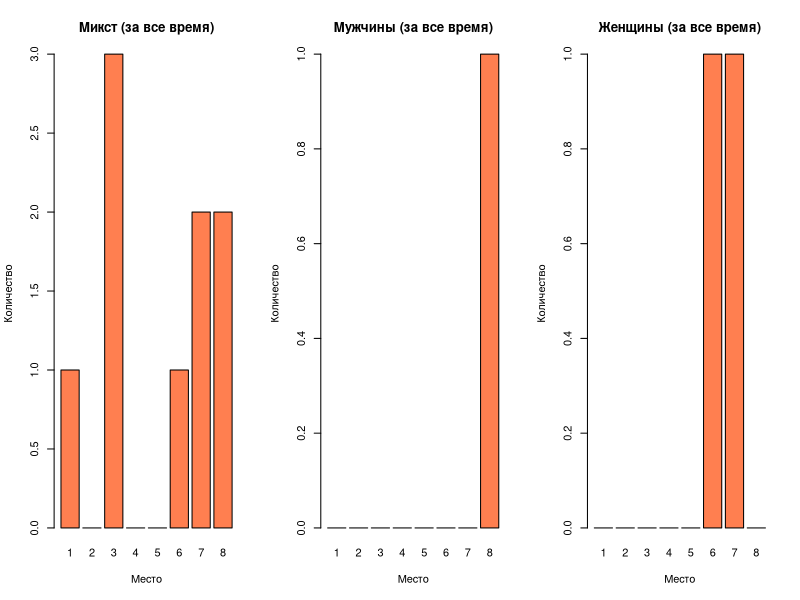
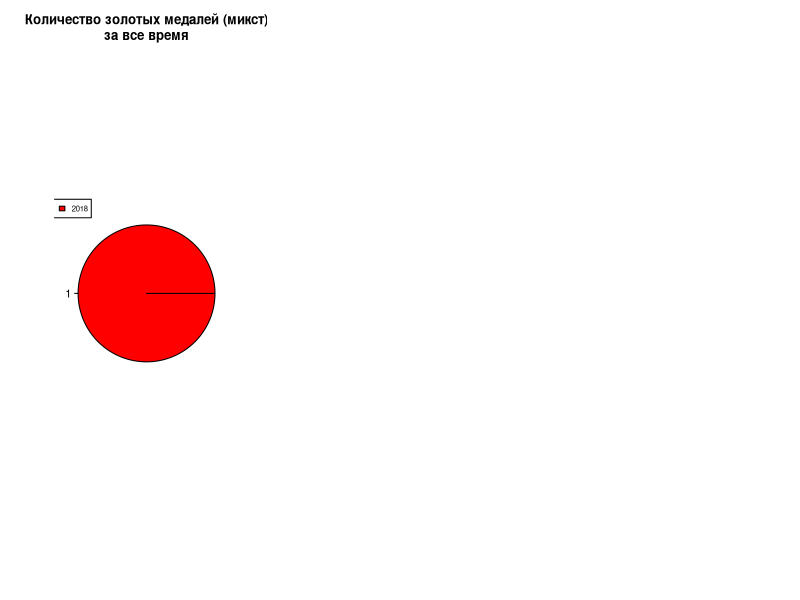
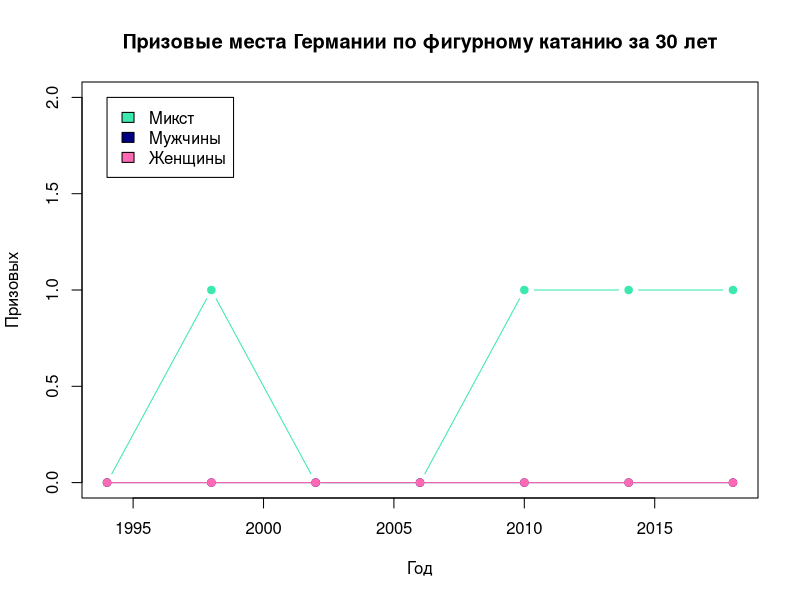
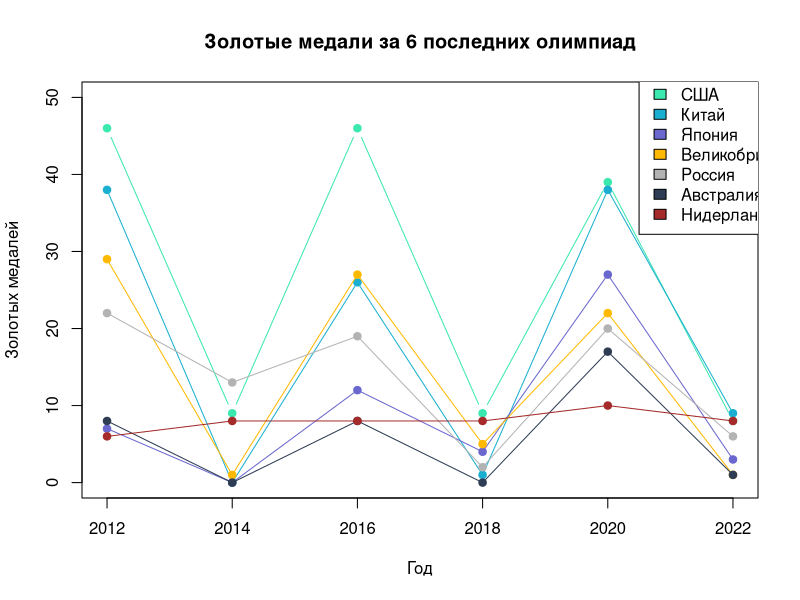
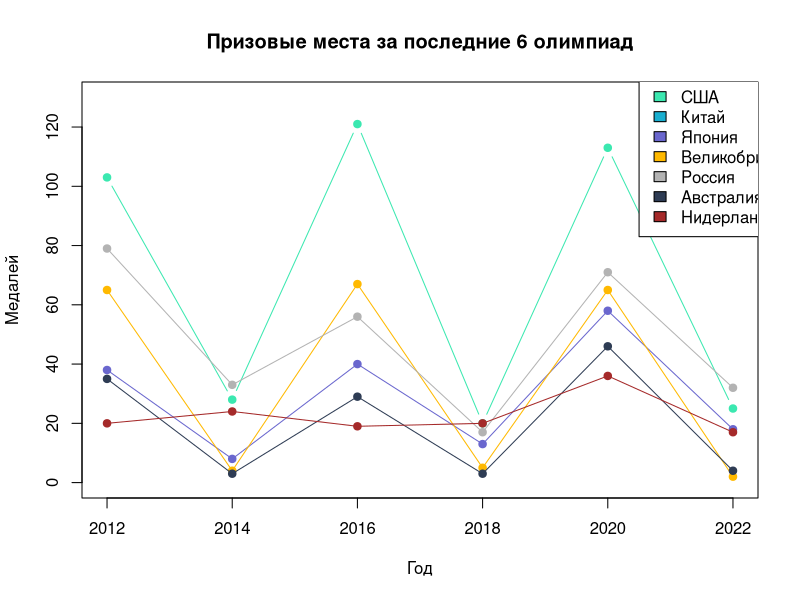
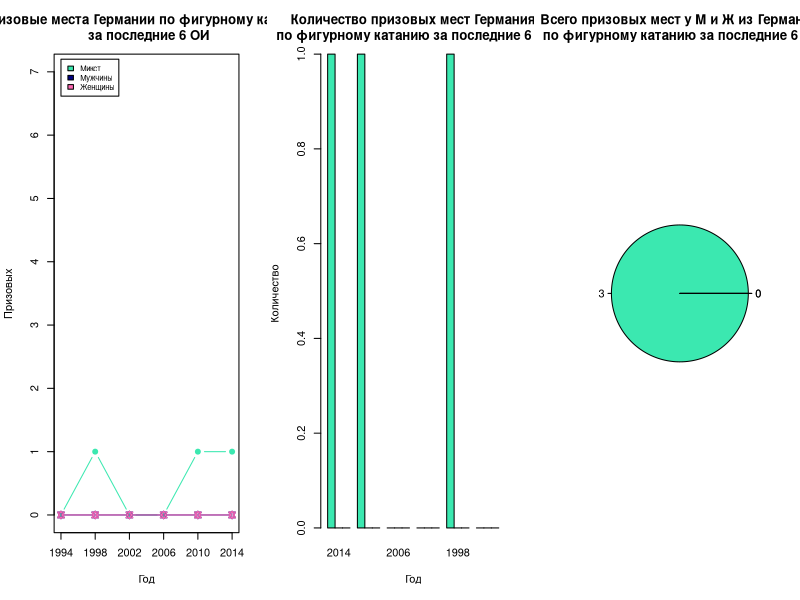

Generate these figures, in order, with R:

mix <-read.csv("mix.csv", fileEncoding = "Windows-1251", header = TRUE, sep = ";", check.names = F)
men <- read.csv("men.csv", fileEncoding = "Windows-1251", header = TRUE, sep = ";", check.names = F)
women<-read.csv("women.csv", fileEncoding = "Windows-1251", header = TRUE, sep = ";", check.names = F)

#посчитаем сумму всех медалей
stat_mix <- sapply(mix[,-1], sum)
stat_men <- sapply(men[,-1], sum)
stat_women <- sapply(women[,-1], sum)

par(mfrow=c(1,3))
barplot(stat_mix, names=c(1:8), col="coral", xlab="Место", ylab="Количество", main="Микст (за все время)")
barplot(stat_men, names=c(1:8), col="coral", xlab="Место", ylab="Количество", main="Мужчины (за все время)")
barplot(stat_women, names=c(1:8), col="coral", xlab="Место", ylab="Количество", main="Женщины (за все время)")

#сделаем фреймы только 1 мест
first_mix <- mix[,c(1:2)][mix$`1` > 0, ]
first_men <- men[,c(1:2)][men$`1` > 0, ]
first_women <- women[,c(1:2)][women$`1` > 0, ]

pie(first_mix$`1`, labels=first_mix$`1`, col=rainbow(length(first_mix$`1`)), main = "Количество золотых медалей (микст)\nза все время")
legend(-1.1, 1.1, first_mix$`year`, cex = 0.7, fill=rainbow(length(first_mix$`year`)))

#pie(first_men$`1`, labels=first_men$`1`, col=rainbow(length(first_men$`1`)), main = "Количество золотых медалей (мужчины)\nза все время")
#legend(-1.1, 1.1, first_men$`year`, cex = 0.7, fill=rainbow(length(first_men$`year`)))

#pie(first_women$`1`, labels=first_women$`1`, col=rainbow(length(first_women$`1`)), main = "Количество золотых медалей (мужчины)\nза все время")
#legend(-1.1, 1.1, first_women$`year`, cex = 0.7, fill=rainbow(length(first_women$`year`)))

#выделим призовые места
prize_mix <- data.frame(Год=mix$year, Призовых=rowSums(mix[, 2:4]))
prize_men <- data.frame(Год=men$year, Призовых=rowSums(men[, 2:4]))
prize_women <- data.frame(Год=women$year, Призовых=rowSums(women[, 2:4]))

par(mfrow=c(1,1))
plot(prize_mix, type="b", pch=19, col="#3be8b0", xaxt="n", ylim=c(0,2), main="Призовые места Германии по фигурному катанию за 30 лет")
lines(prize_men, type="o", pch=19, col="navyblue")
lines(prize_women, type="o", pch=19, col="hotpink")
legend(min(prize_mix$Год), 2, c("Микст", "Мужчины", "Женщины"), fill=c("#3be8b0", "navyblue", "hotpink"))
axis(side=1, at=prize_mix$year)


events_gold <- read.csv("gold_medals.csv", fileEncoding = "Windows-1251", header = TRUE, sep = ";", check.names = F)

plot(events_gold$Год, events_gold$США, type="b", pch=19, col="#3be8b0", xaxt="n", ylim=c(0,50), xlab="Год", ylab="Золотых медалей", main="Золотые медали за 6 последних олимпиад")
lines(events_gold$Год, events_gold$Китай, type="o", pch=19, col="#1aafd0")
lines(events_gold$Год, events_gold$Япония, type="o", pch=19, col="#6a67ce")
lines(events_gold$Год, events_gold$Великобритания, type="o", pch=19, col="#ffb900")
lines(events_gold$Год, events_gold$Россия, type="o", pch=19, col="gray70")
lines(events_gold$Год, events_gold$Австралия, type="o", pch=19, col="#2e3c54")
lines(events_gold$Год, events_gold$Нидерланды, type="o", pch=19, col="brown")
axis(side=1, at=events_gold$Год)
legend(max(events_gold$Год) - 1.5, 53, c("США", "Китай", "Япония", "Великобритания", "Россия", "Австралия", "Нидерланды"), fill=c("#3be8b0", "#1aafd0", "#6a67ce", "#ffb900", "gray70", "#2e3c54", "brown"))


events_prizes <- read.csv("priz_places.csv", fileEncoding = "Windows-1251", header = TRUE, sep = ";", check.names = F)

plot(events_prizes$Год, events_prizes$США, type="b", pch=19, col="#3be8b0", xaxt="n", ylim=c(0,130), xlab="Год", ylab="Медалей", main="Призовые места за последние 6 олимпиад")
lines(events_prizes$Год, events_prizes$КИТАЙ, type="o", pch=19, col="#1aafd0")
lines(events_prizes$Год, events_prizes$Япония, type="o", pch=19, col="#6a67ce")
lines(events_prizes$Год, events_prizes$Великобритания, type="o", pch=19, col="#ffb900")
lines(events_prizes$Год, events_prizes$Россия, type="o", pch=19, col="gray70")
lines(events_prizes$Год, events_prizes$Австралия, type="o", pch=19, col="#2e3c54")
lines(events_prizes$Год, events_prizes$Нидерланды, type="o", pch=19, col="brown")
axis(side=1, at=events_prizes$Год)
legend(max(events_prizes$Год) - 1.5, 137, c("США", "Китай", "Япония", "Великобритания", "Россия", "Австралия", "Нидерланды"), fill=c("#3be8b0", "#1aafd0", "#6a67ce", "#ffb900", "gray70", "#2e3c54", "brown"))

#выделим призовые места за последние 6 лет
prize_mix_6 <- tail(prize_mix, 6)
prize_men_6 <- tail(prize_men, 6)
prize_women_6 <- tail(prize_women, 6)

par(mfrow=c(1,3))
plot(prize_mix_6, type="b", pch=19, col="#3be8b0", xaxt="n", ylim=c(0,7), main="Призовые места Германии по фигурному катанию\n за последние 6 ОИ")
lines(prize_men_6, type="o", pch=11, col="navyblue")
lines(prize_women_6, type="o", pch=11, col="hotpink")
legend(min(prize_mix_6$Год), 7.2, cex=0.7 ,c("Микст", "Мужчины", "Женщины"), fill=c("#3be8b0", "navyblue", "hotpink"))
axis(side=1, at=prize_mix_6$Год)

prize_grouped = data.frame(Призовых_Микс=prize_mix_6$Призовых, Призовых_М=prize_men_6$Призовых, Призовых_Ж=prize_women_6$Призовых)
barplot(height=t(as.matrix(prize_grouped)), beside=TRUE, xlab="Год", ylab="Количество", names.arg=prize_mix_6$Год, col=c("#3be8b0","navyblue", "hotpink"), main="Количество призовых мест Германия\n по фигурному катанию за последние 6 ОИ")

prize_6_sum <- sapply(prize_grouped, sum)
pie(prize_6_sum, labels=c(prize_6_sum["Призовых_Микс"], prize_6_sum["Призовых_М"], prize_6_sum["Призовых_Ж"]), col=c("#3be8b0", "navyblue", "hotpink"), main="Всего призовых мест у М и Ж из Германии\n по фигурному катанию за последние 6 ОИ")
